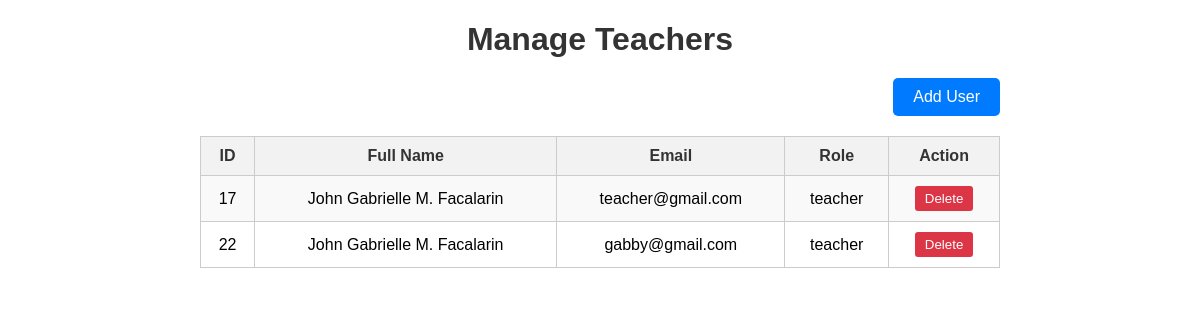
The app's page /manage-users.php with its own data.
### tables this page shows
CREATE TABLE `users` (
  `id` int(11) NOT NULL,
  `full_name` varchar(128) NOT NULL,
  `email` varchar(255) NOT NULL,
  `password` varchar(255) NOT NULL,
  `role` enum('student','teacher','admin') NOT NULL DEFAULT 'student'
);

### manage-users.php (the view, shortened to what this page needs)
<?php
$hostName = "localhost";
$dbUser = "root";
$dbPassword = "";
$dbName = "users";
$conn = mysqli_connect($hostName, $dbUser, $dbPassword, $dbName);
$sqlUsers = "SELECT * FROM users";
$resultUsers = mysqli_query($conn, $sqlUsers);
?>
<!DOCTYPE html>
<html lang="en">
<head>
</head>
<body>
    <div class="container">
        <h1>Manage Teachers</h1>
        <div class="btn-container">
            <a href="register2.php" class="add-user-btn" target="_blank">Add User</a>
        </div>
        <table>
            <tr>
                <th>ID</th>
                <th>Full Name</th>
                <th>Email</th>
                <th>Role</th>
                <th>Action</th>
            </tr>
            <?php while ($row = mysqli_fetch_assoc($resultUsers)) : ?>
                <tr>
                    <td><?php echo $row['id']; ?></td>
                    <td><?php echo $row['full_name']; ?></td>
                    <td><?php echo $row['email']; ?></td>
                    <td><?php echo $row['role']; ?></td>
                    <td>
                        <form method="POST" action="<?php echo $_SERVER['PHP_SELF']; ?>">
                            <button type="submit" class="delete-btn">Delete</button>
                        </form>
                    </td>
                </tr>
            <?php endwhile; ?>
        </table>
    </div>
</body>
</html>

### manage-users.php (style rules this page uses)
body { font-family: Arial, sans-serif; margin: 20px; }
h1 { text-align: center; color: #333; margin-bottom: 20px; }
table { width: 100%; border-collapse: collapse; margin-bottom: 20px; }
th, td { padding: 10px; border: 1px solid #ccc; text-align: center; }
th { background-color: #f2f2f2; color: #333; }
tr:nth-child(even) { background-color: #f9f9f9; }
.add-user-btn { display: inline-block; padding: 10px 20px; background-color: #007bff; color: #fff; text-decoration: none; border-radius: 5px; }
.delete-btn { background-color: #dc3545; color: #fff; border: none; padding: 5px 10px; cursor: pointer; border-radius: 3px; }
.container { max-width: 800px; margin: 0 auto; }
.btn-container { margin-bottom: 20px; text-align: right; }

### records on screen
users: id "17", full_name "John Gabrielle M. Facalarin", email "teacher@gmail.com", role "teacher"
users: id "22", full_name "John Gabrielle M. Facalarin", email "gabby@gmail.com", role "teacher"
